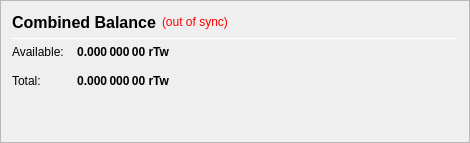
                   <widget class="QFrame" name="frame_CombinedBalances">
                    <property name="minimumSize">
                     <size>
                      <width>470</width>
                      <height>0</height>
                     </size>
                    </property>
                    <property name="frameShape">
                     <enum>QFrame::StyledPanel</enum>
                    </property>
                    <property name="frameShadow">
                     <enum>QFrame::Raised</enum>
                    </property>
                    <layout class="QVBoxLayout" name="verticalLayout_5">
                     <item>
                      <layout class="QHBoxLayout" name="horizontalLayout_5" stretch="0,0,0">
                       <item>
                        <widget class="QLabel" name="label_5z">
                         <property name="minimumSize">
                          <size>
                           <width>0</width>
                           <height>20</height>
                          </size>
                         </property>
                         <property name="font">
                          <font>
                           <pointsize>12</pointsize>
                           <weight>75</weight>
                           <bold>true</bold>
                          </font>
                         </property>
                         <property name="toolTip">
                          <string>Combined Balance (including unconfirmed and immature coins)</string>
                         </property>
                         <property name="text">
                          <string>Combined Balance</string>
                         </property>
                        </widget>
                       </item>
                       <item>
                        <widget class="QLabel" name="labelWalletStatus">
                         <property name="cursor">
                          <cursorShape>WhatsThisCursor</cursorShape>
                         </property>
                         <property name="toolTip">
                          <string>The displayed information may be out of date. Your wallet automatically synchronizes with the TGT network after a connection is established, but this process has not completed yet.</string>
                         </property>
                         <property name="styleSheet">
                          <string notr="true">QLabel { color: red; }</string>
                         </property>
                         <property name="text">
                          <string notr="true">(out of sync)</string>
                         </property>
                         <property name="alignment">
                          <set>Qt::AlignLeading|Qt::AlignLeft|Qt::AlignVCenter</set>
                         </property>
                        </widget>
                       </item>
                       <item>
                        <spacer name="horizontalSpacer_1">
                         <property name="orientation">
                          <enum>Qt::Horizontal</enum>
                         </property>
                         <property name="sizeHint" stdset="0">
                          <size>
                           <width>40</width>
                           <height>20</height>
                          </size>
                         </property>
                        </spacer>
                       </item>
                      </layout>
                     </item>
                     <item>
                      <widget class="Line" name="line_CombinedBalance">
                       <property name="minimumSize">
                        <size>
                         <width>0</width>
                         <height>1</height>
                        </size>
                       </property>
                       <property name="maximumSize">
                        <size>
                         <width>16777215</width>
                         <height>1</height>
                        </size>
                       </property>
                       <property name="orientation">
                        <enum>Qt::Horizontal</enum>
                       </property>
                      </widget>
                     </item>
                     <item>
                      <layout class="QGridLayout" name="gridLayout_3">
                       <property name="spacing">
                        <number>12</number>
                       </property>
                       <item row="1" column="0">
                        <widget class="QLabel" name="labelBalanceTextz">
                         <property name="text">
                          <string>Available:</string>
                         </property>
                        </widget>
                       </item>
                       <item row="1" column="1">
                        <widget class="QLabel" name="labelBalancez">
                         <property name="font">
                          <font>
                           <weight>75</weight>
                           <bold>true</bold>
                          </font>
                         </property>
                         <property name="cursor">
                          <cursorShape>IBeamCursor</cursorShape>
                         </property>
                         <property name="toolTip">
                          <string>Your current spendable balance</string>
                         </property>
                         <property name="text">
                          <string notr="true">0.000 000 00 rTw</string>
                         </property>
                         <property name="alignment">
                          <set>Qt::AlignRight|Qt::AlignTrailing|Qt::AlignVCenter</set>
                         </property>
                         <property name="textInteractionFlags">
                          <set>Qt::LinksAccessibleByMouse|Qt::TextSelectableByKeyboard|Qt::TextSelectableByMouse</set>
                         </property>
                        </widget>
                       </item>
                       <item row="2" column="0">
                        <widget class="QLabel" name="labelTotalTextz">
                         <property name="text">
                          <string>Total:</string>
                         </property>
                        </widget>
                       </item>
                       <item row="2" column="1">
                        <widget class="QLabel" name="labelTotalz">
                         <property name="font">
                          <font>
                           <weight>75</weight>
                           <bold>true</bold>
                          </font>
                         </property>
                         <property name="cursor">
                          <cursorShape>IBeamCursor</cursorShape>
                         </property>
                         <property name="toolTip">
                          <string>Total Balance, including all unavailable coins.</string>
                         </property>
                         <property name="text">
                          <string notr="true">0.000 000 00 rTw</string>
                         </property>
                         <property name="alignment">
                          <set>Qt::AlignRight|Qt::AlignTrailing|Qt::AlignVCenter</set>
                         </property>
                         <property name="textInteractionFlags">
                          <set>Qt::LinksAccessibleByMouse|Qt::TextSelectableByKeyboard|Qt::TextSelectableByMouse</set>
                         </property>
                        </widget>
                       </item>
                       <item row="2" column="3">
                        <spacer name="horizontalSpacer_2">
                         <property name="orientation">
                          <enum>Qt::Horizontal</enum>
                         </property>
                         <property name="sizeHint" stdset="0">
                          <size>
                           <width>40</width>
                           <height>20</height>
                          </size>
                         </property>
                        </spacer>
                       </item>
                      </layout>
                     </item>
                     <item>
                      <spacer name="verticalSpacer_1">
                       <property name="orientation">
                        <enum>Qt::Vertical</enum>
                       </property>
                       <property name="sizeHint" stdset="0">
                        <size>
                         <width>20</width>
                         <height>40</height>
                        </size>
                       </property>
                      </spacer>
                     </item>
                    </layout>
                   </widget>
